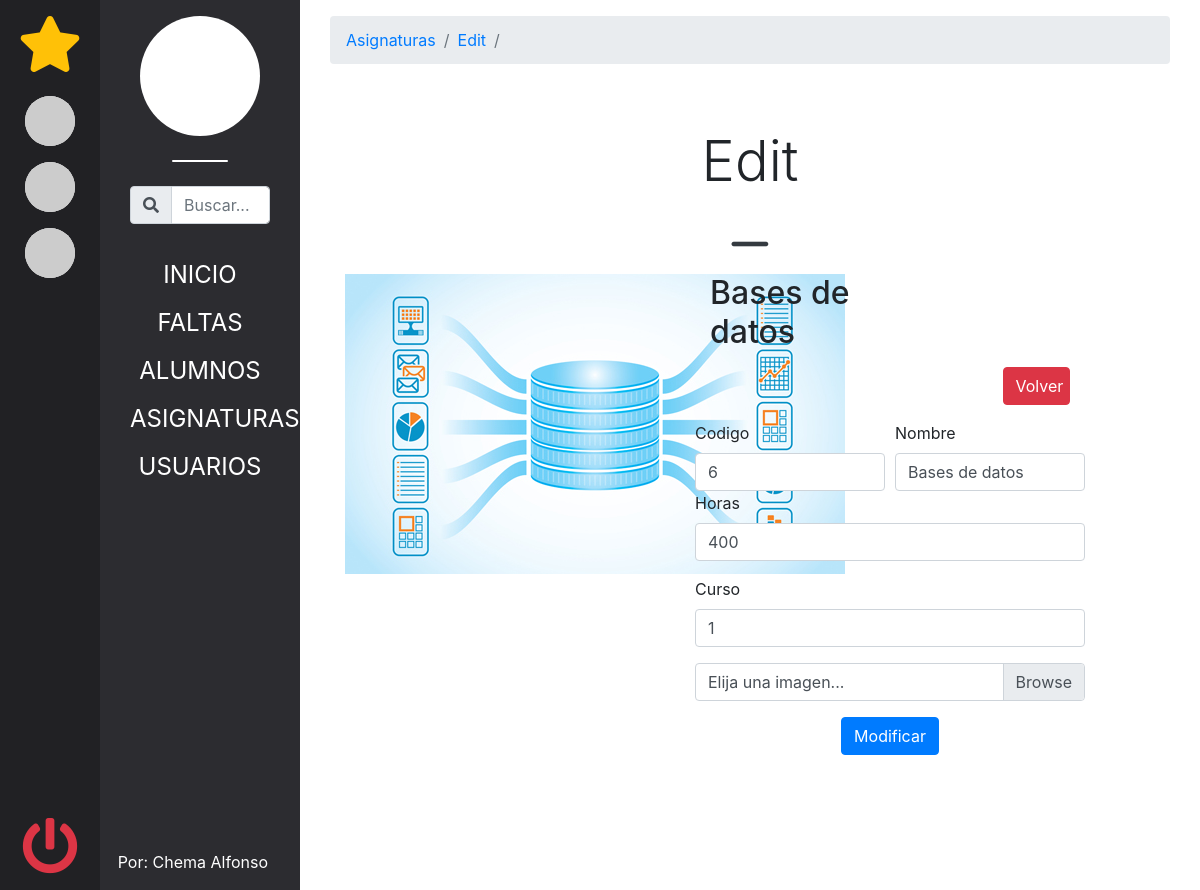
Page /index.php?controller=asignatura&action=edit&id=6 (signed in) on the committed database.
### tables this page shows
CREATE TABLE IF NOT EXISTS asignaturas(
    id        int(11) auto_increment,
    codigo    int(11) UNIQUE,
    nombre    varchar(150),
    horas     int(4),
    curso     varchar(10),
    img       varchar(255),
CONSTRAINT pk_asignaturas PRIMARY KEY (id)
);

### controllers/asignaturaController.php (called while the page is built, shortened)
<?php
class AsignaturaController{
    public function edit(){
        $asignatura_id = filter_var($_GET['id'], FILTER_SANITIZE_NUMBER_INT);
        $asignaturaEdit = new Asignatura();
        $asignaturaEdit->AsignaturaUnica( $asignatura_id );
        require_once 'views/asignaturas/crear.php';
    }
}

### models/Router.php (called while the page is built, shortened)
<?php
class Router{
    public function navigator(){
        if ( isset($_GET['controller']) ){
            if ( isset($_GET['action']) ){
                $action = filter_var($_GET['action'], FILTER_SANITIZE_STRING);
            } else {
                $action = 'main';
            }
        } else {
            $controller = 'mainController';
            $action = 'main';
        }
        $ctrl = new $controller();
        $ctrl->$action();
    }
}

### db/DbConf.php (called while the page is built)
<?php
abstract class DbConfig{
    private $server = 'localhost';
    private $db = 'faltasdeasistencia';
    private $usr = 'root';
    private $psw = '';
    private $port = '3306';
    protected function getServer(){ return $this->server; }
    protected function getDb(){ return $this->db; }
    protected function getUsr(){ return $this->usr; }
    protected function getPsw(){ return $this->psw; }
    protected function getPort(){ return $this->port; }
}

### db/db.php (called while the page is built, shortened)
<?php
require_once 'DbConf.php';
class Db extends DbConfig{
    private $conn;
    public function __construct(){
        try
        {
            $cadena = 'mysql:host=' . $this->getServer() .
                      ';dbname='    . $this->getDb() .
                      ';port='      . $this->getPort();
            $this->conn = new PDO( $cadena, $this->getUsr(), $this->getPsw() );
            $this->conn->exec('SET CHARACTER SET utf8');
            $this->conn->setAttribute(PDO::ATTR_ERRMODE,
                                     PDO::ERRMODE_EXCEPTION);
        }
        catch(PDOExcerption $e)
        {
            $this->error = 'No se ha podido establecer la conexión: ' .
                           $e->getMessage();
        }
    }
    public function seleccionar( $sql ){
        $sent = $this->conn->prepare( $sql );
        $sent->execute();
        $this->filas = $sent->fetchAll( PDO::FETCH_OBJ );
        return true;
    }
}

### models/Asignatura.php (called while the page is built, shortened)
<?php
require_once 'db/db.php';
class Asignatura extends Db{
    public function AsignaturaUnica( $id )
    {
        if ( $this->seleccionar("SELECT * FROM asignaturas WHERE id = $id") )
        {
            return true;
        }
        return false;
    }
}

### views/asignaturas/crear.php (the view, shortened to what this page needs)
<div class="row">
    <div class="col-5">
        <div class="viewItemImgContainer m-auto overflow-hidden">
            <img class="viewItemImg img-fluid" src="<?= isset($asignaturaEdit) ? $asignaturaEdit->filas[0]->img : 'https://picsum.photos/500/600?image=12' ?>" alt="<?= isset($asignaturaEdit) ? $asignaturaEdit->filas[0]->nombre : '' ?>">
        </div>
    </div>
    <div class="col-6 ">
        <div class="row">
            <div class="col-12 ">
                    <div class="row">
                        <div class="col-12">
                        <div class="col-6  justify-content-center">
                            <h2><?= isset($asignaturaEdit) ? $asignaturaEdit->filas[0]->nombre : 'Nueva asignatura' ?></h2>
                        </div>
                        <div class="col-3 offset-9 justify-content-center">
                            <a class="d-block my-3 btn btn-danger" href="index.php?controller=asignatura&action=main">Volver</a>
                        </div>
                        </div>
                    </div>
                <form action="<?= isset($asignaturaEdit) ? "index.php?controller=asignatura&action=create&edit=true" :"index.php?controller=asignatura&action=create"?>" method="POST" enctype="multipart/form-data">
                    <div class="form-row">
                        <div class="col">
                            <label for="codigo">Codigo</label>
                            <input class="form-control" name="codigo" type="text" value="<?= isset($asignaturaEdit) ? $asignaturaEdit->filas[0]->codigo : '' ?>" required>
                        </div>
                        <div class="col">
                            <label for="nombre">Nombre</label>
                            <input class="form-control" name="nombre" type="text" value="<?= isset($asignaturaEdit) ? $asignaturaEdit->filas[0]->nombre : '' ?>" required>
                        </div>
                    </div>
                    <div class="form-group">
                        <label for="horas">Horas</label>
                        <input class="form-control" name="horas" type="text" value="<?= isset($asignaturaEdit) ? $asignaturaEdit->filas[0]->horas : '' ?>" required>
                    </div>
                    <div class="form-group">
                        <label for="curso">Curso</label>
                        <input class="form-control" name="curso" value="<?= isset($asignaturaEdit) ? $asignaturaEdit->filas[0]->curso : '' ?>" type="text" required>
                    </div>
                    <div class="custom-file">
                        <label class="custom-file-label" for="validatedCustomFile">Elija una imagen...</label>
                    </div>
                    <div class="col-12 text-center mt-3">
                        <input class="btn btn-primary" type="submit" value="<?= isset($asignaturaEdit) ? 'Modificar' : 'Crear' ?>" >
                    </div>
                </form>
            </div>
        </div>
    </div>
</div>

### assets/css/mainStyles.css (style rules this page uses)
* { margin: 0; padding: 0; }
a { transition: all .3s; }
.viewItemImgContainer { width: 500px; height: 600px; position: relative; }

### rows in the picture
asignaturas: img (picture), nombre "Bases de datos", codigo "6", horas "400", curso "1"

### other values in the picture
$breadcrum "Asignaturas"
$breadcrum "Edit"
